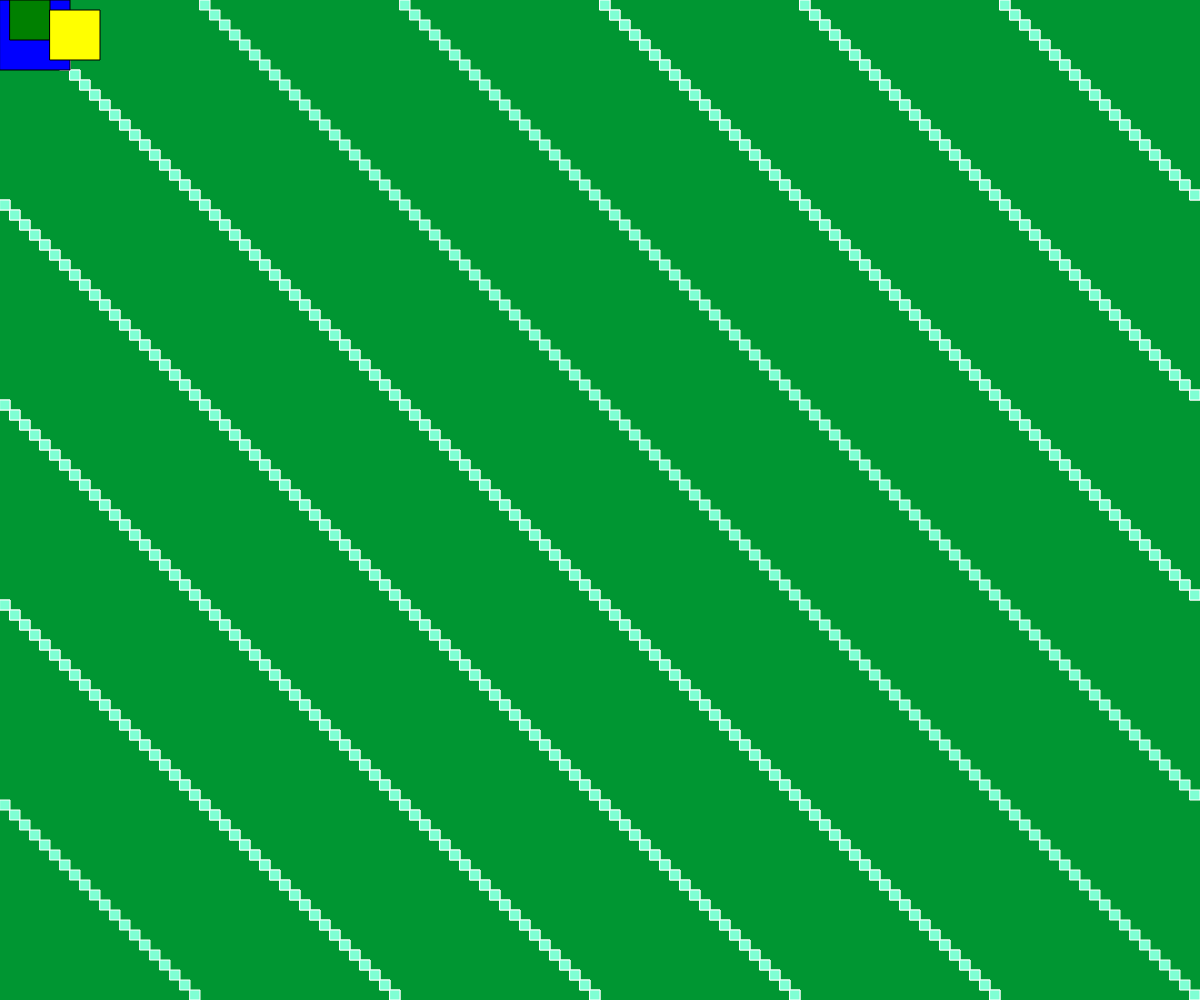
Frame 1 (no input)
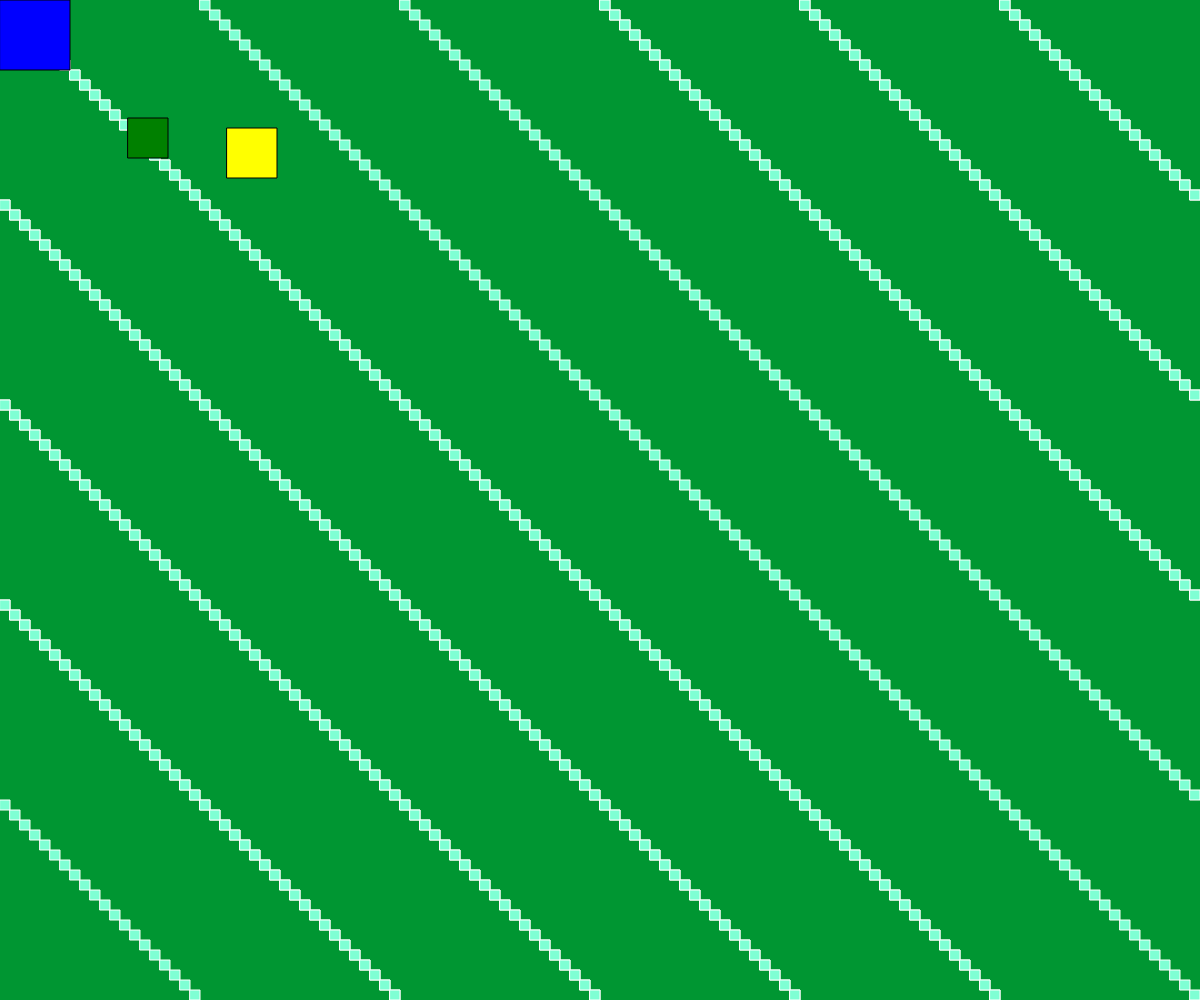
Frame 60 (no input)
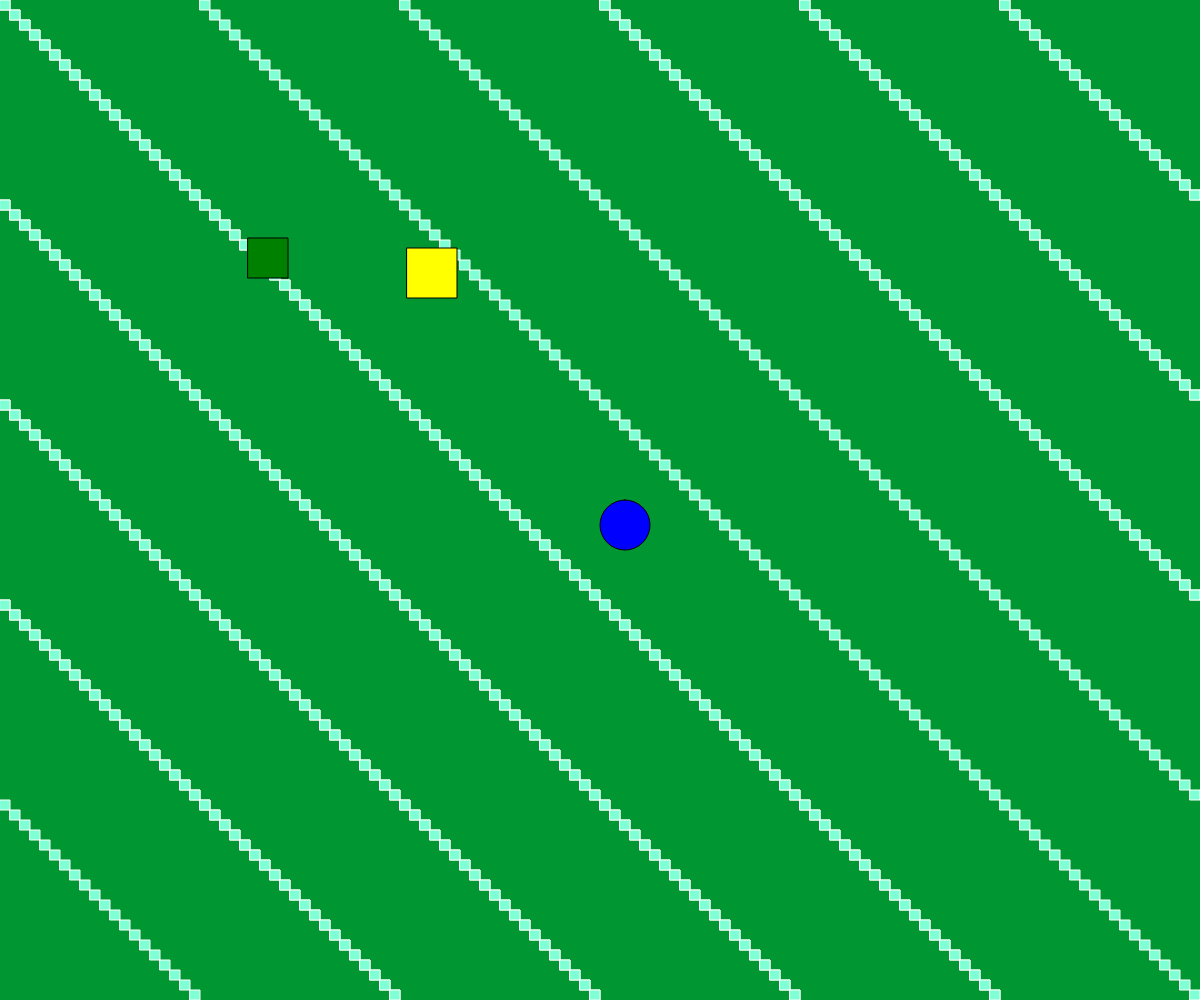
Frame 120 (the mouse pressed at the canvas centre since frame 60)

The p5.js sketch that drew these frames (run headless with seeded random() and noise() and a simulated clock; from frame 60 on, the mouse is pressed at the canvas centre):

// p5.js sketch
// ── sketch.js
var greenBrick = {
    x: 10,
    y: 0,
    w: 40,
    h: 40,
    xSpeed: 2,
    ySpeed: 2,
    colour: 'green',
    
    draw: function(){
        fill(this.colour);
        rect(this.x, this.y, this.w, this.h);
    },
    
    move: function(){
        this.x += this.xSpeed;
        this.y += this.ySpeed;

        if(this.x < 0 || this.x > width - this.w){
            this.xSpeed *= -1;
        }
        if(this.y < 0 || this.y > height - this.h){
            this.ySpeed *= -1;
        }
    }
};

var yellowBrick = {
    x: 50,
    y: 10,
    w: 50,
    h: 50,
    xSpeed: 3,
    ySpeed: 2,
    colour: 'yellow',
    
    draw: function(){
        fill(this.colour);
        rect(this.x, this.y, this.w, this.h);
    },
    
    move: function(){
        this.x += this.xSpeed;
        this.y += this.ySpeed;

        if(this.x < 0 || this.x > width - this.w){
            this.xSpeed *= -1;
        }
        if(this.y < 0 || this.y > height - this.h){
            this.ySpeed *= -1;
        }
    }
};

function setup(){
    createCanvas(windowWidth, windowHeight);
}

function draw(){
    background(0, 150, 50);
    fill('aquamarine');
    stroke('white');
    for(var i = 0; i < 1000; i++){
        rect((i * 10) % width, (i * 10) % height, 10, 10, );
    }

    fill('blue');
    stroke('black');
    if(mouseX < 200){
        rect(mouseX, mouseY, 70, 70);
    } else {
        rect(mouseX, mouseY, 50, 50, 50);
    }

    greenBrick.draw();
    greenBrick.move();
    yellowBrick.draw();
    yellowBrick.move();
}
